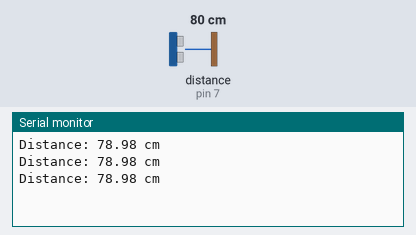
Recording of a sketch running on a simulated Arduino Uno, built with avr-gcc and run on an emulated ATmega328P. Shown: the last lines printed to the serial monitor. Wiring (inferred from the names in the program): ultrasonic range finder: trigger pin 6; echo pin 7. Inputs (shaded band) come from the test bench; at power-on: distance to the obstacle (sensor on pin 7) 80 cm. The echo pulse lasts 58.3 µs per cm.

Above: at 1.7 s.
1.8 s: distance to the obstacle (sensor on pin 7) set to 2 cm
At 2.08 s:
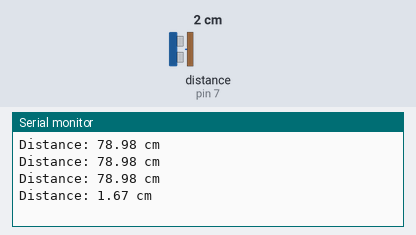
3.3 s: distance to the obstacle (sensor on pin 7) set to 4 cm
At 3.43 s:
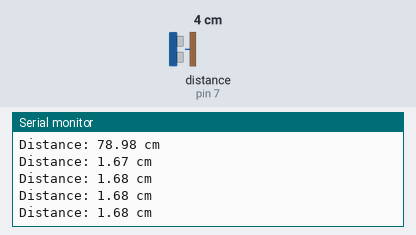
Timing chart, 0 to 6.3 s (numbered marks = the images above; inputs shaded):
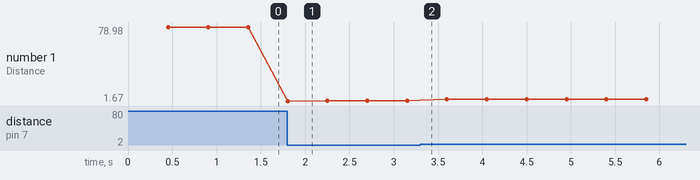

Measured:
- after the input at 1.8 s, the serial monitor: prints a new line at once (image 1)
- plotted number 1: 78.98 → 1.68 after the input at 1.8 s, 1.68 → 3.66 after the input at 3.3 s

The sketch:

Code_arduino.ino
```cpp
unsigned long ultrasonic_Intervalle = 450; // Intervalle de lecture du capteur ultrason
unsigned long derniere_mesure_distance = 0;
#define TRIG_PIN 6
#define ECHO_PIN 7

void setup() {
   pinMode(TRIG_PIN, OUTPUT);
   pinMode(ECHO_PIN, INPUT);
   Serial.begin(9600);


}

void loop()
{
   unsigned long temps_actuel = millis();
   if (temps_actuel - derniere_mesure_distance >= ultrasonic_Intervalle)
   {
    derniere_mesure_distance = temps_actuel;
    digitalWrite(TRIG_PIN, LOW);
    delayMicroseconds(2);
    digitalWrite(TRIG_PIN, HIGH);
    delayMicroseconds(10);
    digitalWrite(TRIG_PIN, LOW);

    long duree = pulseIn(ECHO_PIN, HIGH);
    float distance = duree * 0.034 / 2;

    Serial.print("Distance: ");
    Serial.print(distance);
    Serial.println(" cm");
   }

}
```
